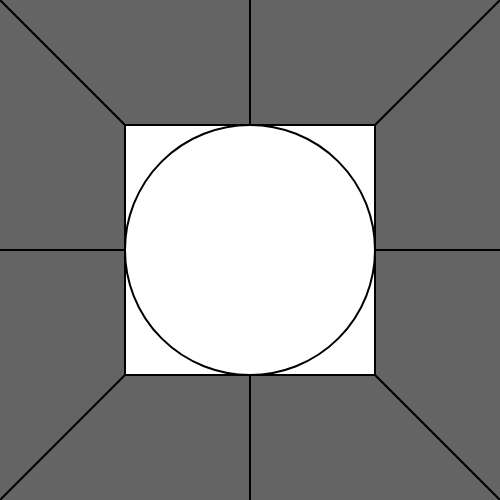
Frame 1 (no input)
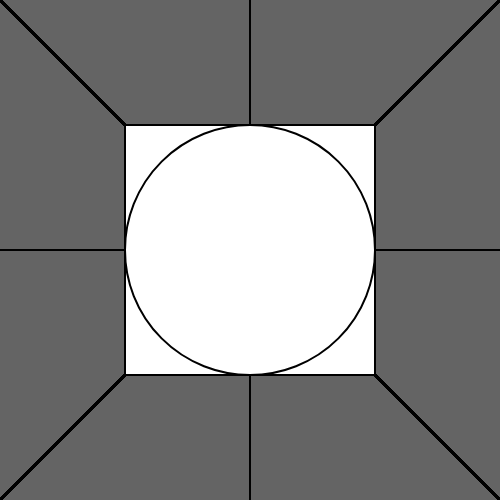
Frame 60 (no input)
Frame 120 (the mouse pressed at the canvas centre since frame 60): identical to frame 60, image omitted

The p5.js sketch that drew these frames (run headless with seeded random() and noise() and a simulated clock; from frame 60 on, the mouse is pressed at the canvas centre):

// p5.js sketch
// ── sketch.js
function setup() {
  createCanvas (500, 500);
  background (100);
}

function draw() {
  strokeWeight(2);
  line (250,0,250,500);
  line (0,250,500,250);
  line (500,500,0,0);
  line (500,0,0,500);
  rectMode (CENTER);
  rect (250,250,250,250);
  ellipse (250,250,250,250);
}
